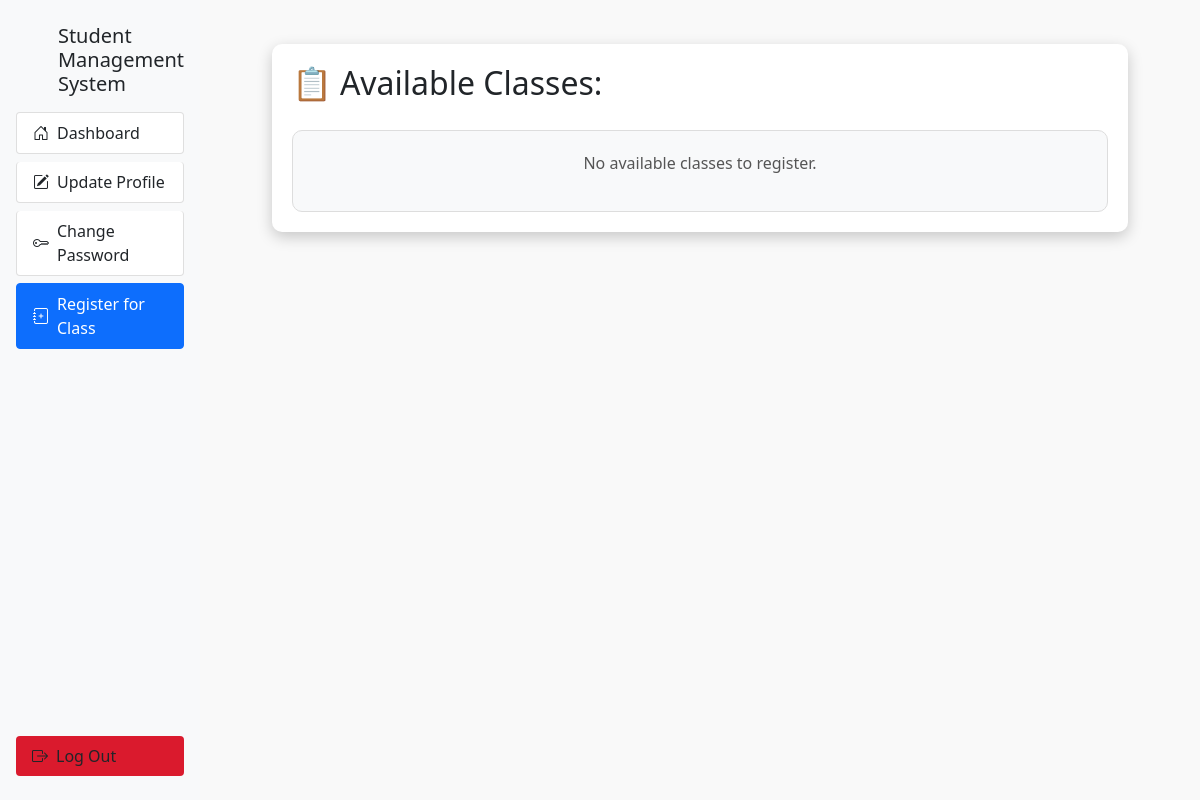
The app's page /user/classes/available (signed in), older data.
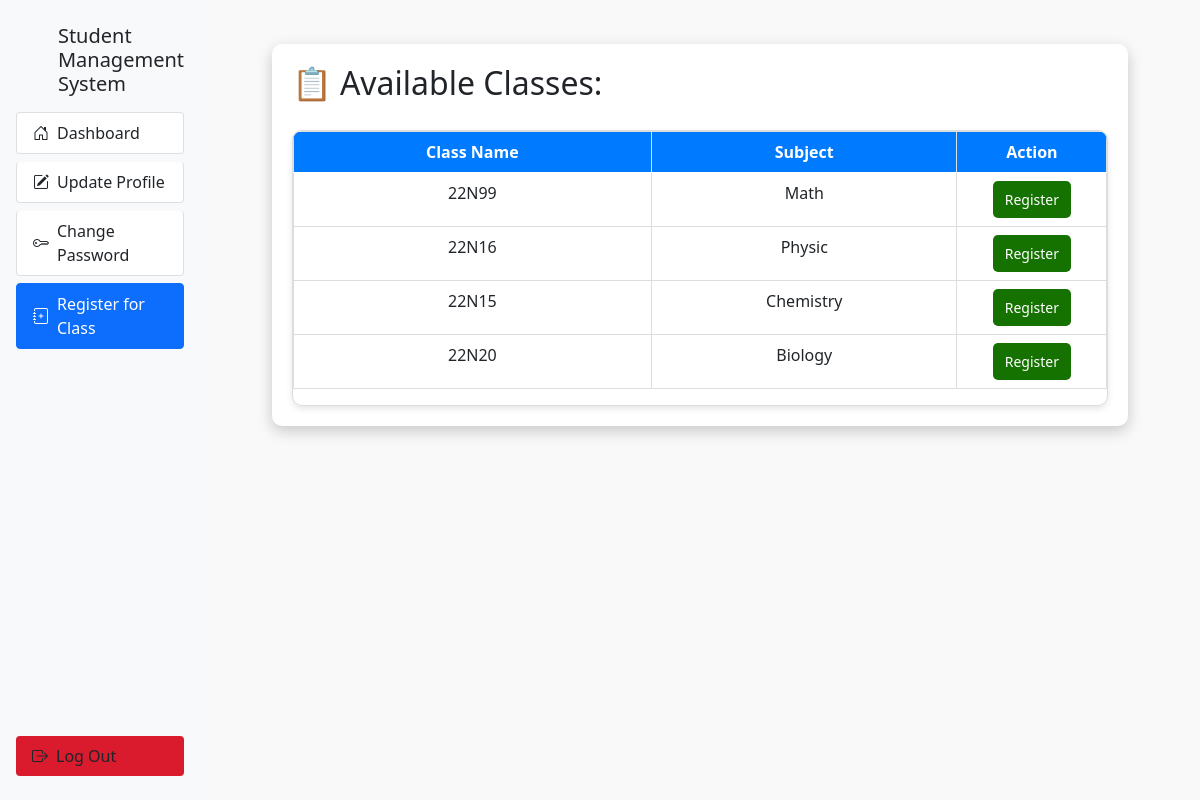
The same page, newer data.
### main.py (models this page shows)
class Class(db.Model):
    id_class = db.Column(db.Integer, primary_key=True)
    name = db.Column(db.String(255), nullable=False)
    id_subject = db.Column(db.Integer, db.ForeignKey('subject.id_subject'), nullable=True)
    id_user = db.Column(db.Integer, db.ForeignKey('user.id'), nullable=True)

class Subject(db.Model):
    id_subject = db.Column(db.Integer, primary_key=True)
    name = db.Column(db.String(255), nullable=False)
    id_class = db.Column(db.Integer, db.ForeignKey('class.id_class'), nullable=True)

### main.py (the view)
@app.route('/user/classes/available', methods=['GET'])
def available_classes():
    if not session.get('user_id'):
        flash("You need to log in to view available classes.", "danger")
        return redirect('/')
    user_id = session.get('user_id')
    registered_classes = db.session.query(Student_Class.class_id, Student_Class.status) \
        .filter(Student_Class.user_id == user_id) \
        .all()
    available_classes = db.session.query(Class, Subject.name.label('subject_name')) \
        .outerjoin(Subject, Class.id_subject == Subject.id_subject) \
        .all()
    class_list = []
    registered_dict = {c: status for c, status in registered_classes}  # Chuyển thành dict để tra cứu nhanh
    for class_info, subject_name in available_classes:
        if class_info.id_class in registered_dict:  # Nếu đã đăng ký
            if registered_dict[class_info.id_class] == 0:  # Trạng thái chưa duyệt
                is_registered = True
            else:  # Trạng thái đã duyệt, bỏ qua
                continue
        else:  # Nếu chưa đăng ký
            is_registered = False
        class_list.append((class_info, subject_name, is_registered))
    return render_template('user/available_classes.html', classes=class_list)

### templates/user/available_classes.html (shortened to what this page needs)
{% extends "user/layout.html" %}
{% block content %}
<div class="wrapper">
    <div class="content">
        <div>
            <h2>📋 Available Classes:</h2>
        </div>
        {% if classes %}
        <div class="table-container">
            <table class="table">
                <thead>
                    <tr>
                        <th>Class Name</th>
                        <th>Subject</th>
                        <th style="width:150px">Action</th>
                    </tr>
                </thead>
                <tbody>
                    {% for class_info, subject_name, is_registered in classes %}
                    <tr>
                        <td>{{ class_info.name }}</td>
                        <td>{{ subject_name }}</td>
                        <td class="text-center">
                            {% if is_registered %}
                            <form action="{{ url_for('unregister_class', class_id=class_info.id_class) }}"
                                method="POST">
                                <button type="submit" class="btn btn-danger btn-sm"> Unregister</button>
                            </form>
                            {% else %}
                            <form action="{{ url_for('register_class', class_id=class_info.id_class) }}" method="POST">
                                <button type="submit" class="btn btn-success btn-sm"> Register</button>
                            </form>
                            {% endif %}
                        </td>
                    </tr>
                    {% endfor %}
                </tbody>
            </table>
        </div>
        {% else %}
        <div class="no-classes">
            <p>No available classes to register.</p>
        </div>
        {% endif %}
    </div>
</div>
{% endblock content %}

Row changes from the older to the newer data that the page shows:
added Class: name "22N99", name "Math"
added Class: name "22N16", name "Physic"
added Class: name "22N15", name "Chemistry"
added Class: name "22N20", name "Biology"
Text that changed along with them:
text no longer shown: "No available classes to register."
text now shown: "Class Name Subject Action"
